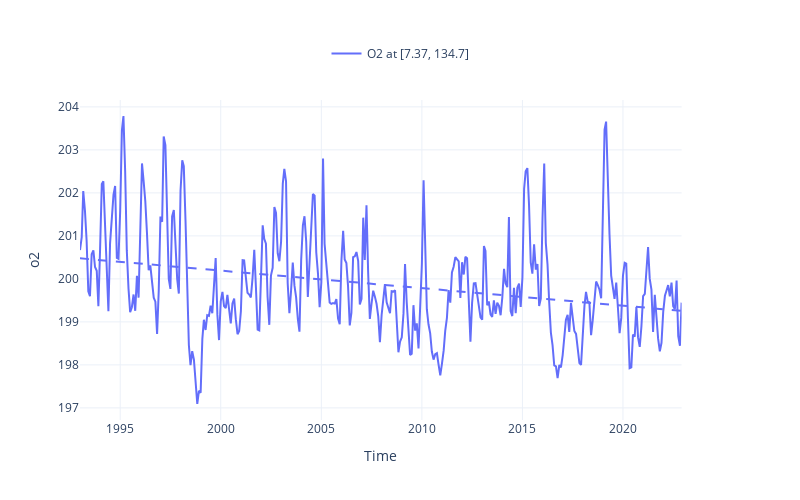

The notebook cell this image was saved under:
### Code cell
fig = plot_timeseries_interactive(dict_plot, trendline=True, scatter_dict = None);

### Figure 1 — Plotly figure (JSON) as saved in the notebook; plotly's stock layout.template omitted (floating-point values rounded to 4 significant figures; data arrays with more than 128 entries replaced by an {"elided": "..."} marker saying what was removed)
{"data": [{"line": {"color": "#636EFA"}, "name": "O2 at [7.37, 134.7]", "type": "scatter", "x": {"elided": "360 str values"}, "xaxis": "x", "y": {"elided": "360 float values"}, "yaxis": "y"}, {"line": {"color": "#636EFA", "dash": "dash"}, "mode": "lines", "name": "O2 at [7.37, 134.7] (Trend)", "showlegend": false, "type": "scatter", "x": {"elided": "360 str values"}, "xaxis": "x", "y": {"elided": "360 float values"}, "yaxis": "y"}], "layout": {"height": 500, "legend": {"font": {"size": 12}, "orientation": "h", "x": 0.5, "xanchor": "center", "y": 1.1, "yanchor": "bottom"}, "title": {"text": " "}, "width": 800, "xaxis": {"anchor": "y", "domain": [0, 0.94], "title": {"text": "Time"}}, "yaxis": {"anchor": "x", "domain": [0, 1], "title": {"text": "o2"}}, "yaxis2": {"anchor": "x", "overlaying": "y", "side": "right"}}}
